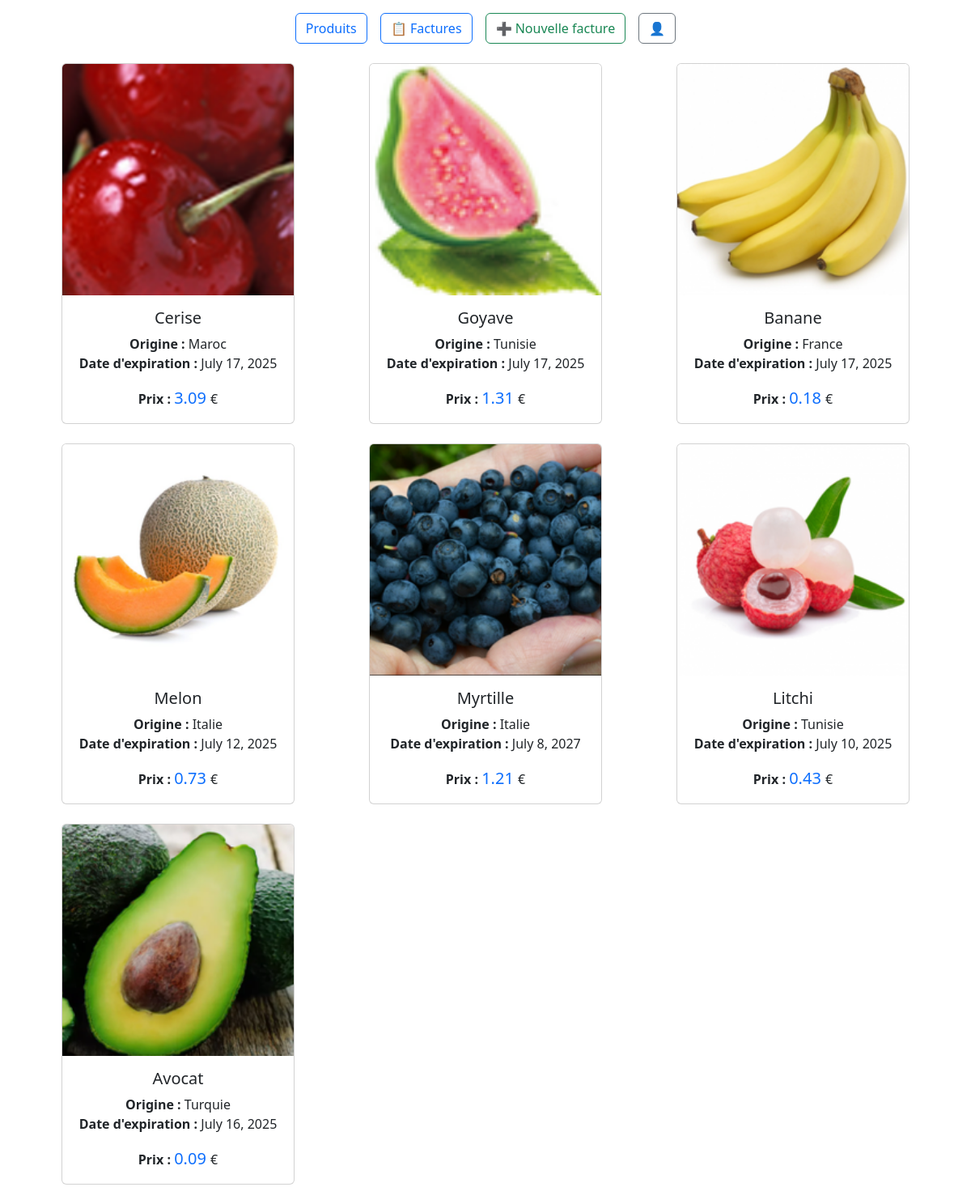
The app's page /, older data.
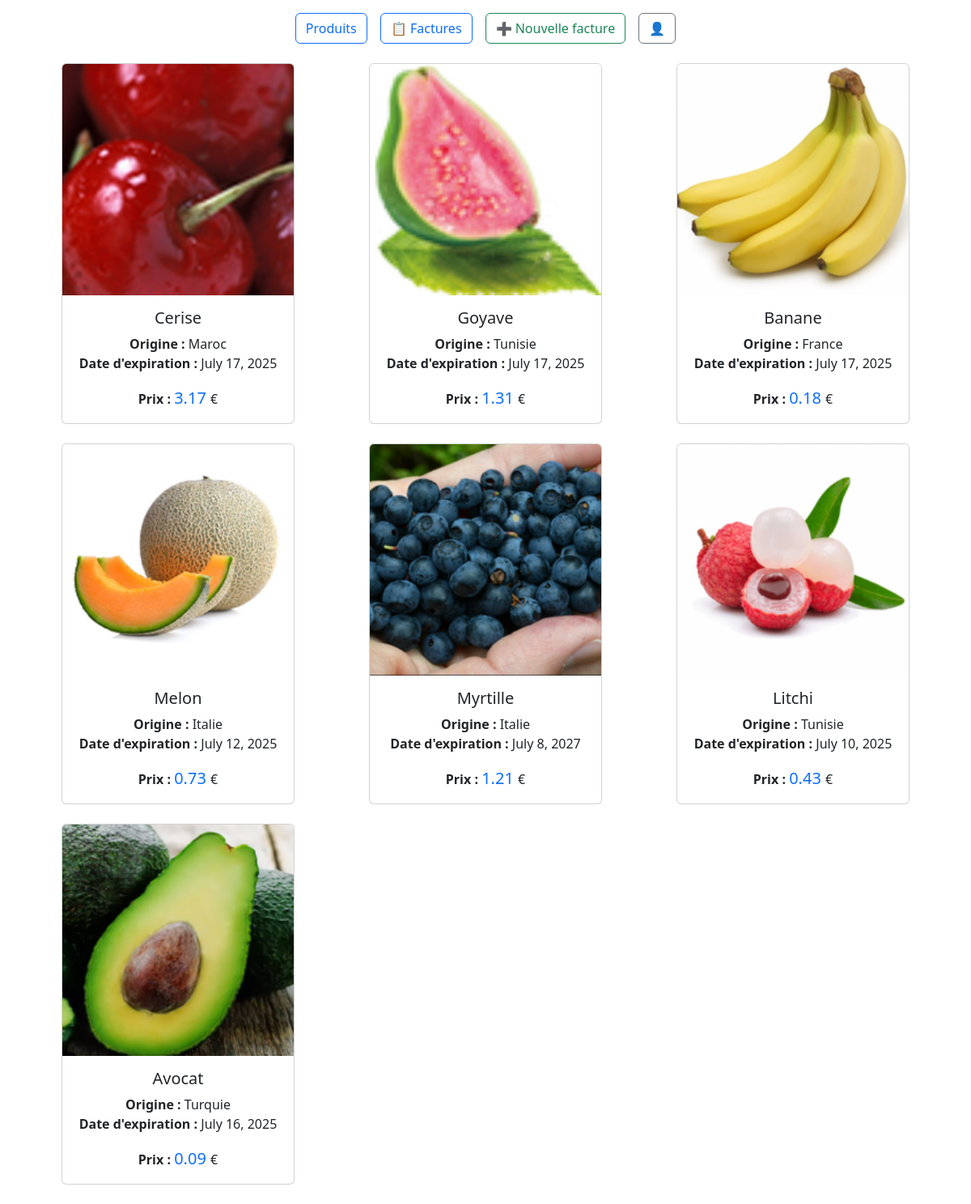
The same page, newer data.
### products/models.py (models this page shows, shortened)
class Product(models.Model):
    name = models.CharField(max_length=100)
    price = models.DecimalField(max_digits=10, decimal_places=2)
    expiration_date = models.DateField(blank=True, null=True)
    image = models.ImageField(upload_to='product_images/', blank=True, null=True)
    class Variety(models.TextChoices):
        France = "FR", "France"
        Maroc = "MAR", "Maroc"
        Espagne = "ESP", "Espagne"
        Italie = "IT", "Italie"
        Tunisie = "TUN", "Tunisie"
        Turquie = "TUR", "Turquie"
        Egypte = "EGY", "Egypte"
    variety = models.fields.CharField(choices=Variety.choices, max_length=3)

### products/views.py (the view)
# urls.py: path('', product_views.product_list, name='home'),
def product_list(request):
    products = Product.objects.all()
    if request.method == 'POST':
        form = ProductForm(request.POST, request.FILES)
        if form.is_valid():
            form.save()
            messages.success(request, 'Produit ajouté avec succès !')
            return redirect('product-list')
    else:
        form = ProductForm()
    return render(request, 'products/product_list.html', {
        'products': products,
        'form': form
    })

### products/templates/products/product_list.html (shortened to what this page needs)
{% extends 'products/base.html' %} {% block content %}
<div class="container my-4">
  <div class="split-container">
    <div class="right-products">
      <div class="row row-cols-1 row-cols-md-3 g-4">
        {% for product in products %}
        <div class="col">
          <div
            class="card h-100 text-center"
            style="width: 18rem; margin: auto"
          >
            {% if product.image %}
            <img
              src="{{ product.image.url }}"
              class="card-img-top"
              alt="{{ product.name }}"
              style="object-fit: cover"
            />
            {% else %}
            <img
              src="https://via.placeholder.com/200x200?text=No+Image"
              class="card-img-top"
              alt="Pas d'image"
            />
            {% endif %}
            <div class="card-body">
              <h5 class="card-title">{{ product.name }}</h5>
              <p class="card-text">
                <strong>Origine :</strong> {{ product.get_variety_display }}<br />
                <strong>Date d'expiration :</strong>
                {% if product.expiration_date %} {{ product.expiration_date}}
                {%else %} Non spécifiée {% endif %}
              </p>
              <p class="card-text" id="price-text-{{ product.id }}">
                <strong>Prix :</strong>
                <span
                  id="price-value-{{ product.id }}"
                  class="text-primary fs-5"
                >
                  {{ product.price }}
                </span>
                €
              </p>
            </div>
          </div>
        </div>
        {% endfor %}
      </div>
    </div>
  </div>
</div>
{% endblock %}

Row changes from the older to the newer data that the page shows:
changed Product "Cerise": price "3.09" → "3.17"
